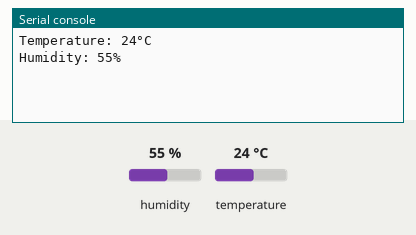
The program below on a simulated CircuitPython board. Parts: the last lines printed to the serial console. The test bench sets the inputs (shaded band); at power-on: humidity 55 %, temperature 24 °C.

Above: at 1.2 s.
1.3 s: humidity set to 22 %
At 3.0 s:
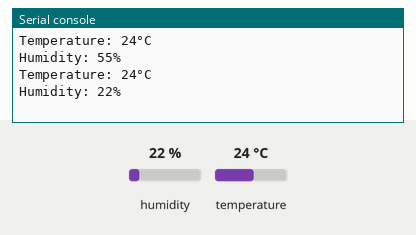
4.3 s: temperature set to 12 °C
At 5.4 s:
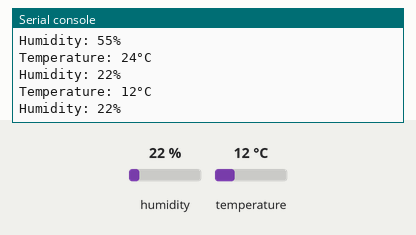
7.3 s: humidity set to 40 %
At 10.2 s:
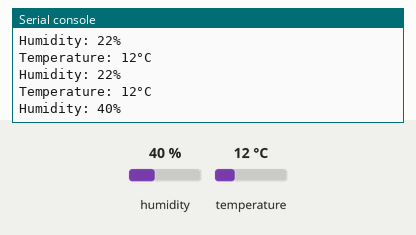
Timing chart, 0 to 11.7 s (numbered marks = the images above; inputs shaded):
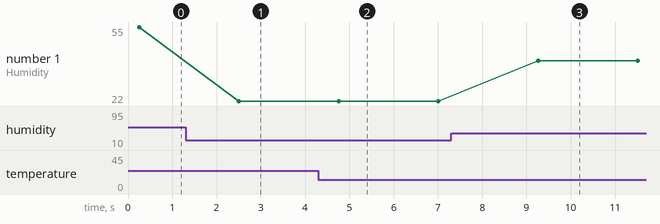

The program:

temp.py
```python
import time
import board
import adafruit_dht

dht = adafruit_dht.DHT11(board.D4)

try:
    while True:
        try:
            temperature = dht.temperature
            humidity = dht.humidity

            if temperature is not None and humidity is not None:
                print(f"Temperature: {temperature}°C")
                print(f"Humidity: {humidity}%")
            else:
                print("Failed to retrieve data from DHT11")

        except RuntimeError as error:
            # DHT11 常會短暫讀取失敗，忽略即可
            print(error.args[0])

        time.sleep(2)

except KeyboardInterrupt:
    print("Stopping...")
finally:
    dht.exit()
```

Measured:
- after the input at 1.3 s, the serial console: prints a new line after 1.2 s (image 1)
- after the input at 4.3 s, the serial console: prints a new line after 0.46 s (image 2)
- after the input at 7.3 s, the serial console: prints a new line after 2.0 s (image 3)
- plotted number 1: 55 → 22 after the input at 1.3 s, 22 → 40 after the input at 7.3 s
